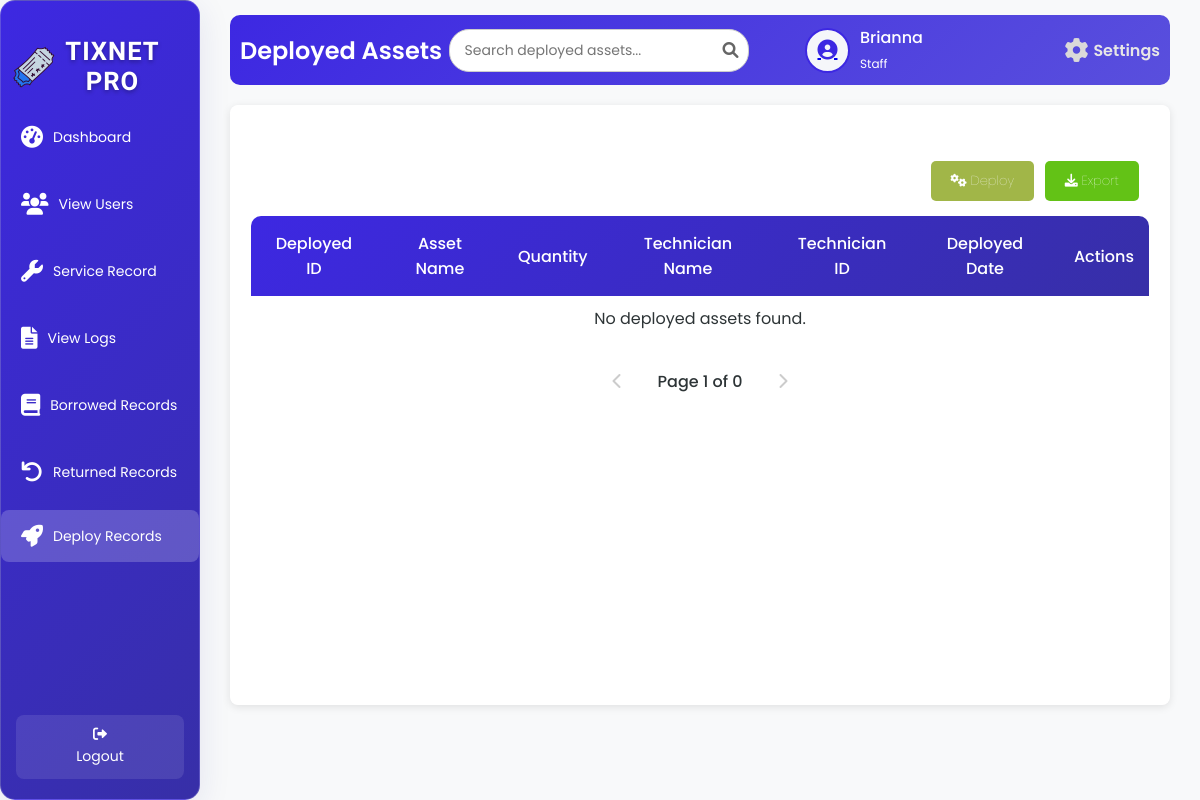
/deployedT.php (signed in), run on an earlier commit of the app's database.
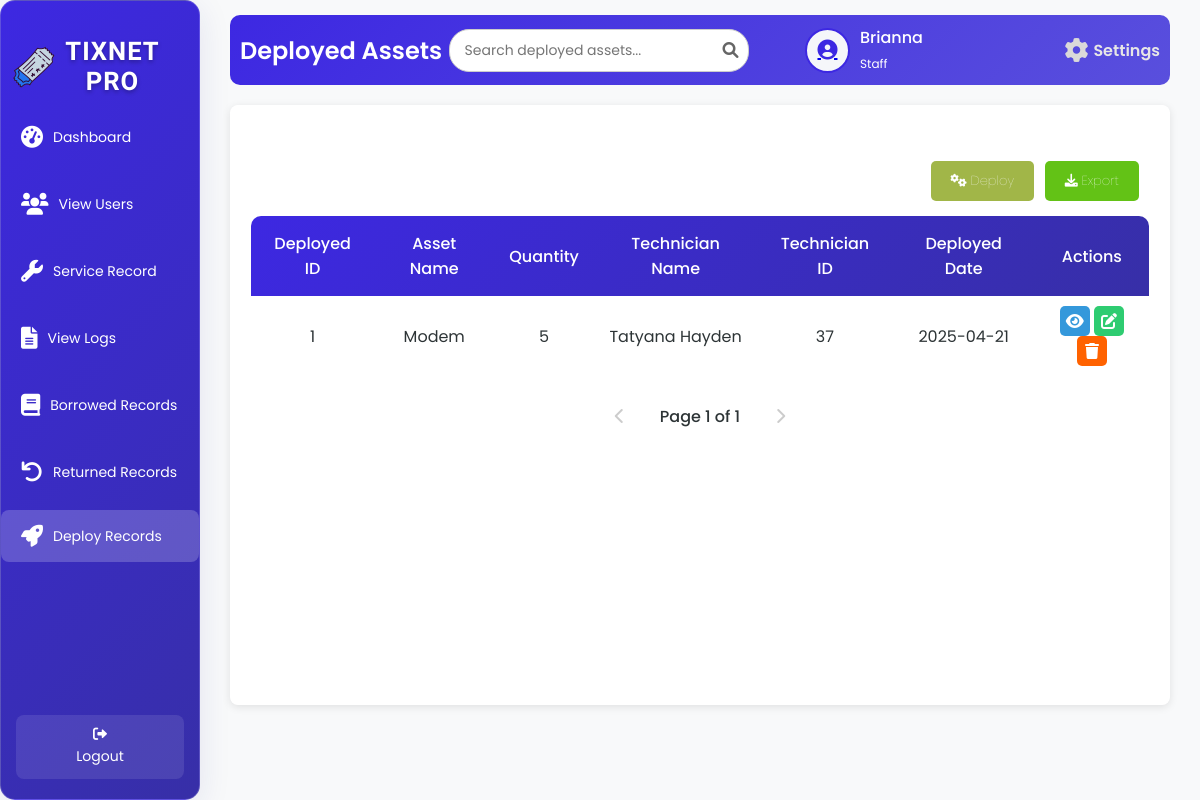
And on a later commit of the database.
### tables this page shows
CREATE TABLE `tbl_deployed` (
  `d_id` int(50) NOT NULL,
  `d_assets_name` varchar(100) NOT NULL,
  `d_quantity` int(50) NOT NULL,
  `d_technician_name` varchar(100) NOT NULL,
  `d_date` varchar(100) NOT NULL,
  `d_technician_id` int(50) NOT NULL
);

### deployedT.php (the view, shortened to what the changed rows need)
<?php
include 'db.php';
if ($conn) {
    $limit = 10;
    $page = isset($_GET['page']) ? (int)$_GET['page'] : 1;
    $offset = ($page - 1) * $limit;
    $countQuery = "SELECT COUNT(*) as total FROM tbl_deployed";
    $countResult = $conn->query($countQuery);
    $totalRecords = $countResult->fetch_assoc()['total'];
    $totalPages = ceil($totalRecords / $limit);
    $sqlBorrowed = "SELECT d_id, d_assets_name, d_quantity, d_technician_name, d_technician_id, d_date
                    FROM tbl_deployed
                    LIMIT ?, ?";
    $stmt = $conn->prepare($sqlBorrowed);
    $stmt->bind_param("ii", $offset, $limit);
    $stmt->execute();
    $resultBorrowed = $stmt->get_result();
} else {
    echo "Database connection failed.";
    exit();
}
?>
<!DOCTYPE html>
<html lang="en">
<head>
    <link rel="stylesheet" href="deployedTB.css">
    <link rel="stylesheet" href="https://cdnjs.cloudflare.com/ajax/libs/font-awesome/6.0.0-beta3/css/all.min.css">
</head>
<body>
<div class="wrapper">
    <div class="sidebar glass-container">
        <h2><img src="image/logo.png" alt="Tix Net Icon" class="sidebar-icon">TixNet Pro</h2>
    </div>
    <div class="container">
        <div class="upper">
            <h1>Deployed Assets</h1>
        </div>
        <div class="table-box glass-container">
            <div class="deployed">
                <table id="deployedTable">
                    <thead>
                        <tr>
                            <th>Deployed ID</th>
                            <th>Asset Name</th>
                            <th>Quantity</th>
                            <th>Technician Name</th>
                            <th>Technician ID</th>
                            <th>Deployed Date</th>
                            <th>Actions</th>
                        </tr>
                    </thead>
                    <tbody id="tableBody">
                        <?php
                        if ($resultBorrowed && $resultBorrowed->num_rows > 0) {
                            while ($row = $resultBorrowed->fetch_assoc()) {
                                echo "<tr>
                                        <td>{$row['d_id']}</td>
                                        <td>" . (isset($row['d_assets_name']) ? htmlspecialchars($row['d_assets_name'], ENT_QUOTES, 'UTF-8') : 'N/A') . "</td>
                                        <td>{$row['d_quantity']}</td>
                                        <td>" . htmlspecialchars($row['d_technician_name'], ENT_QUOTES, 'UTF-8') . "</td>
                                        <td>{$row['d_technician_id']}</td>
                                        <td>{$row['d_date']}</td>
                                        <td>
                                            <a class='view-btn' onclick=\"showViewModal('{$row['d_id']}', '" . htmlspecialchars($row['d_assets_name'], ENT_QUOTES, 'UTF-8') . "', '{$row['d_quantity']}', '" . htmlspecialchars($row['d_technician_name'], ENT_QUOTES, 'UTF-8') . "', '{$row['d_technician_id']}', '{$row['d_date']}')\" title='View'><i class='fas fa-eye'></i></a>
                                            <a class='edit-btn' onclick=\"showEditModal('{$row['d_id']}', '" . htmlspecialchars($row['d_assets_name'], ENT_QUOTES, 'UTF-8') . "', '{$row['d_quantity']}', '" . htmlspecialchars($row['d_technician_name'], ENT_QUOTES, 'UTF-8') . "', '{$row['d_technician_id']}', '{$row['d_date']}')\" title='Edit'><i class='fas fa-edit'></i></a>
                                            <a class='delete-btn' onclick=\"showDeleteModal('{$row['d_id']}', '" . htmlspecialchars($row['d_assets_name'], ENT_QUOTES, 'UTF-8') . "')\" title='Delete'><i class='fas fa-trash'></i></a>
                                        </td>
                                      </tr>";
                            }
                        } else {
                            echo "<tr><td colspan='7'>No deployed assets found.</td></tr>";
                        }
                        ?>
                    </tbody>
                </table>
                <div class="pagination" id="deployed-pagination">
                    <?php if ($page > 1): ?>
                        <a href="?page=<?php echo $page - 1; ?>" class="pagination-link"><i class="fas fa-chevron-left"></i></a>
                    <?php else: ?>
                        <span class="pagination-link disabled"><i class="fas fa-chevron-left"></i></span>
                    <?php endif; ?>
                    <span class="current-page">Page <?php echo $page; ?> of <?php echo $totalPages; ?></span>
                    <?php if ($page < $totalPages): ?>
                        <a href="?page=<?php echo $page + 1; ?>" class="pagination-link"><i class="fas fa-chevron-right"></i></a>
                    <?php else: ?>
                        <span class="pagination-link disabled"><i class="fas fa-chevron-right"></i></span>
                    <?php endif; ?>
                </div>
            </div>
        </div>
    </div>
</div>
</body>
</html>

What changed in the data, as far as the page shows it:
added tbl_deployed: d_id "1", d_assets_name "Modem", d_quantity "5", d_technician_name "Tatyana Hayden", d_technician "37", d_date "2025-04-21"
Also different on the page:
$totalPages: "0" → "1"
text no longer shown: "No deployed assets found."
